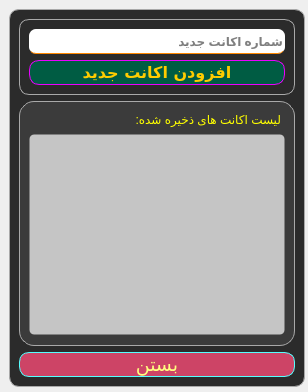
<?xml version="1.0" encoding="UTF-8"?>
<ui version="4.0">
 <class>Form</class>
 <widget class="QWidget" name="Form">
  <property name="geometry">
   <rect>
    <x>0</x>
    <y>0</y>
    <width>308</width>
    <height>392</height>
   </rect>
  </property>
  <property name="windowTitle">
   <string>فرم ایجاد لیست شماره</string>
  </property>
  <property name="styleSheet">
   <string notr="true">QLabel {
color:    rgb(255, 255, 0)  ;
}

QToolTip {
background-color: rgba(0, 0, 0, 0);
    border: 1px solid darkkhaki;
    border-radius: 5px;
    opacity: 0.5;
color:  rgb(0, 255, 0);
}</string>
  </property>
  <widget class="QFrame" name="frame_import">
   <property name="geometry">
    <rect>
     <x>9</x>
     <y>9</y>
     <width>296</width>
     <height>378</height>
    </rect>
   </property>
   <property name="styleSheet">
    <string notr="true">QFrame {
	background-color: #2b2b2b;
    border-style: solid;
    border-width: 1px;
border-color:#a9a9a9;
   border-radius: 10px;
   height: 25px;
}</string>
   </property>
   <property name="frameShape">
    <enum>QFrame::StyledPanel</enum>
   </property>
   <property name="frameShadow">
    <enum>QFrame::Raised</enum>
   </property>
   <layout class="QGridLayout" name="gridLayout_3">
    <item row="3" column="0">
     <widget class="QPushButton" name="btn_import_cancel">
      <property name="minimumSize">
       <size>
        <width>200</width>
        <height>0</height>
       </size>
      </property>
      <property name="font">
       <font>
        <family>B Nazanin</family>
        <pointsize>14</pointsize>
       </font>
      </property>
      <property name="toolTip">
       <string>لغو عملیات بارگزاری شماره</string>
      </property>
      <property name="styleSheet">
       <string notr="true">QPushButton:hover:!pressed
{
  border: 2px solid rgb(255, 85, 0);
background-color: rgb(255, 170, 127);
	color: rgb(255, 0, 0);
}
QPushButton{
background-color: rgb(205, 68, 102);
color: rgb(255, 255, 127);
border: 1px solid  #55ffff;;
border-radius: 10px;
}</string>
      </property>
      <property name="text">
       <string>بستن</string>
      </property>
      <property name="autoDefault">
       <bool>true</bool>
      </property>
      <property name="default">
       <bool>true</bool>
      </property>
     </widget>
    </item>
    <item row="1" column="0">
     <widget class="QFrame" name="frame_manul">
      <property name="styleSheet">
       <string notr="true">QFrame {
	background-color: #3b3b3b;
    border-style: solid;
    border-width: 1px;
border-color:#a9a9a9;
   border-radius: 15px;
   height: 25px;
}
QTableView {
	background-color: #c5c5c5;
	    border-style: no;
border-radius:5px;
color: rgb(121, 2, 180) ; 
}

QLabel {
  border-style: no;
border-radius:5px;
}</string>
      </property>
      <property name="frameShape">
       <enum>QFrame::StyledPanel</enum>
      </property>
      <property name="frameShadow">
       <enum>QFrame::Raised</enum>
      </property>
      <layout class="QGridLayout" name="gridLayout_2">
       <property name="bottomMargin">
        <number>10</number>
       </property>
       <item row="6" column="0">
        <widget class="QTableView" name="accountsTable"/>
       </item>
       <item row="2" column="0">
        <widget class="QLabel" name="label_2">
         <property name="text">
          <string>لیست اکانت های ذخیره شده:</string>
         </property>
        </widget>
       </item>
      </layout>
     </widget>
    </item>
    <item row="0" column="0">
     <widget class="QFrame" name="frame">
      <property name="frameShape">
       <enum>QFrame::StyledPanel</enum>
      </property>
      <property name="frameShadow">
       <enum>QFrame::Raised</enum>
      </property>
      <layout class="QGridLayout" name="gridLayout">
       <item row="0" column="0">
        <widget class="QLineEdit" name="btn_addnewtel">
         <property name="minimumSize">
          <size>
           <width>0</width>
           <height>25</height>
          </size>
         </property>
         <property name="font">
          <font>
           <weight>75</weight>
           <bold>true</bold>
          </font>
         </property>
         <property name="styleSheet">
          <string notr="true">QLineEdit{
background-color:rgb(255, 255, 255);
color:rgb(0, 0, 0);
    border-style: solid;
    border-bottom-width: 1px;
	border-bottom-color: rgb(255, 136, 0);
   border-radius: 7px;
}</string>
         </property>
         <property name="placeholderText">
          <string>شماره اکانت جدید</string>
         </property>
        </widget>
       </item>
       <item row="1" column="0">
        <widget class="QPushButton" name="btn_importaccount">
         <property name="minimumSize">
          <size>
           <width>100</width>
           <height>25</height>
          </size>
         </property>
         <property name="maximumSize">
          <size>
           <width>16777215</width>
           <height>16777215</height>
          </size>
         </property>
         <property name="font">
          <font>
           <family>B Nazanin</family>
           <pointsize>12</pointsize>
           <weight>75</weight>
           <italic>false</italic>
           <bold>true</bold>
          </font>
         </property>
         <property name="toolTip">
          <string>انتخاب فایل برای بارگزاری</string>
         </property>
         <property name="styleSheet">
          <string notr="true">QPushButton:hover:!pressed
{
  border: 2px solid rgb(0, 209, 255);
	background-color: rgb(129, 125, 255);
	color: rgb(85, 255, 255);
}
QPushButton{
background-color: rgb(0, 92, 67);
color: rgb(255, 204, 0);
border: 1px solid  rgb(234, 0, 255);;
border-radius: 10px;
}</string>
         </property>
         <property name="text">
          <string>افزودن اکانت جدید</string>
         </property>
        </widget>
       </item>
      </layout>
     </widget>
    </item>
   </layout>
  </widget>
 </widget>
 <tabstops>
  <tabstop>btn_import_cancel</tabstop>
 </tabstops>
 <resources/>
 <connections/>
</ui>
